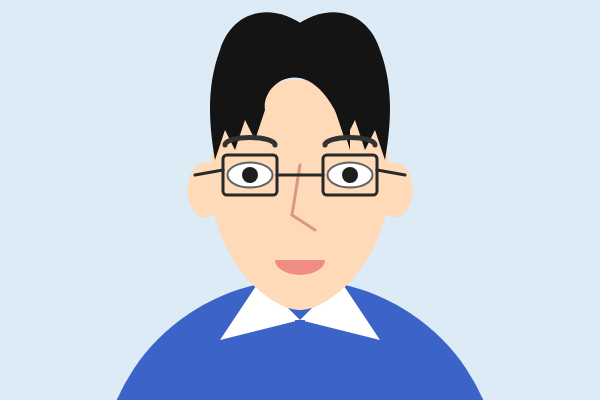
Frame 1 (no input)
Frame 60 (no input): identical to frame 1, image omitted
Frame 120 (the mouse pressed at the canvas centre since frame 60): identical to frame 1, image omitted

The p5.js sketch that drew this single still picture (run headless with seeded random() and noise() and a simulated clock; from frame 60 on, the mouse is pressed at the canvas centre):

// p5.js sketch
// ── sketch.js
function setup() {
  createCanvas(600, 400);
}

function draw() {
  background(220, 235, 245);
// 파란 셔츠랑 카라
  noStroke(); fill(60, 100, 200); 
  ellipse(300, 480, 400, 400); // 몸통
  fill(255); 
  triangle(300, 320, 260, 280, 220, 340); // 왼쪽 카라
  triangle(300, 320, 340, 280, 380, 340); // 오른쪽 카라
  fill(60, 100, 200); rect(295, 320, 10, 100); // 셔츠 앞섶
  // 귀
  fill(255, 218, 185);
  noStroke();
  ellipse(205, 190, 35, 55); 
  ellipse(395, 190, 35, 55);
  // 얼굴형
  fill(255, 218, 185);
  beginShape();
  curveVertex(230, 110);
  curveVertex(300, 80);
  curveVertex(370, 110);
  curveVertex(390, 190);
  curveVertex(360, 270);
  curveVertex(300, 310);
  curveVertex(240, 270);
  curveVertex(210, 190);
  curveVertex(230, 110);
  curveVertex(300, 80);
  curveVertex(370, 110);
  endShape(CLOSE);
  // 까만 머리카락
  fill(20);
  // 왼쪽 머리
  beginShape();
  vertex(350, 150); // 가르마
  // 안쪽 앞머리
  bezierVertex(320, 40, 260, 80, 265, 110);
  // 뾰족뾰족 옆머리
  vertex(255, 140); 
  vertex(245, 120); 
  vertex(235, 150); 
  vertex(225, 130); 
  vertex(215, 160); // 머리끝
  // 윗머리 둥글게 덮는 선
  bezierVertex(210, 130, 205, 90, 220, 50);
  bezierVertex(235, 0, 300, -10, 350, 80);
  endShape(CLOSE);
  // 오른쪽 머리
  beginShape();
  vertex(250, 80); // 가르마
  // 앞머리
  bezierVertex(280, 40, 360, 80, 335, 110);
  // 옆머리
  vertex(345, 140); 
  vertex(355, 120); 
  vertex(365, 150); 
  vertex(375, 130); 
  vertex(385, 160); 
  // 윗머리 선
  bezierVertex(390, 130, 395, 90, 380, 50);
  bezierVertex(365, 0, 300, -10, 250, 80);
  endShape(CLOSE);
  // 눈썹
  noFill();
  stroke(50);
  strokeWeight(5);
  noFill(); stroke(50); strokeWeight(5);
  arc(250, 145, 50, 15, PI, 0); 
  arc(350, 145, 50, 15, PI, 0);
  // 눈 (흰자)
  fill(255);
  stroke(100);
  strokeWeight(2);
  ellipse(250, 175, 45, 25); 
  ellipse(350, 175, 45, 25); 
  // 눈동자 (검은자)
  fill(30);
  noStroke();
  ellipse(250, 175, 16, 16);
  ellipse(350, 175, 16, 16);
// 코
  noFill(); stroke(220, 150, 130); strokeWeight(3);
  line(300, 165, 292, 215); line(292, 215, 315, 230);
// 입술
  fill(240, 140, 130); noStroke();
  arc(300, 260, 50, 30, 0, PI);
// 네모 안경
  stroke(40); strokeWeight(3); noFill(); rectMode(CENTER);
  rect(250, 175, 54, 40, 4); rect(350, 175, 54, 40, 4); // 안경알
  line(277, 175, 323, 175); // 안경 가운데 이어주는 선
  line(223, 170, 195, 175); line(377, 170, 405, 175); // 안경다리
  rectMode(CORNER); // 기준점 원래대로 복구
}
